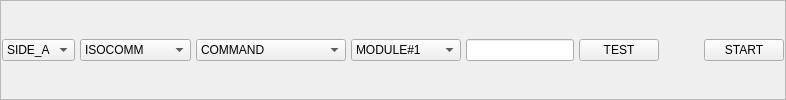
    <widget class="QFrame" name="frmTop">
     <property name="frameShape">
      <enum>QFrame::StyledPanel</enum>
     </property>
     <property name="frameShadow">
      <enum>QFrame::Raised</enum>
     </property>
     <layout class="QHBoxLayout" name="horizontalLayout_28">
      <property name="spacing">
       <number>5</number>
      </property>
      <property name="leftMargin">
       <number>1</number>
      </property>
      <property name="topMargin">
       <number>1</number>
      </property>
      <property name="rightMargin">
       <number>1</number>
      </property>
      <property name="bottomMargin">
       <number>1</number>
      </property>
      <item>
       <widget class="QComboBox" name="cboSide">
        <item>
         <property name="text">
          <string>SIDE_A</string>
         </property>
        </item>
        <item>
         <property name="text">
          <string>SIDE_B</string>
         </property>
        </item>
       </widget>
      </item>
      <item>
       <widget class="QComboBox" name="cboAddress">
        <property name="minimumSize">
         <size>
          <width>100</width>
          <height>0</height>
         </size>
        </property>
        <item>
         <property name="text">
          <string>ISOCOMM</string>
         </property>
        </item>
        <item>
         <property name="text">
          <string>MODULE</string>
         </property>
        </item>
        <item>
         <property name="text">
          <string>TEXT(DEBUG)</string>
         </property>
        </item>
       </widget>
      </item>
      <item>
       <widget class="QComboBox" name="cboCommand">
        <property name="minimumSize">
         <size>
          <width>150</width>
          <height>0</height>
         </size>
        </property>
        <item>
         <property name="text">
          <string>COMMAND</string>
         </property>
        </item>
       </widget>
      </item>
      <item>
       <widget class="QComboBox" name="cboModule">
        <property name="minimumSize">
         <size>
          <width>110</width>
          <height>0</height>
         </size>
        </property>
        <item>
         <property name="text">
          <string>MODULE#1</string>
         </property>
        </item>
        <item>
         <property name="text">
          <string>MODULE#2</string>
         </property>
        </item>
        <item>
         <property name="text">
          <string>MODULE#3</string>
         </property>
        </item>
        <item>
         <property name="text">
          <string>MODULE#4</string>
         </property>
        </item>
        <item>
         <property name="text">
          <string>MODULE#5</string>
         </property>
        </item>
        <item>
         <property name="text">
          <string>MODULE#6</string>
         </property>
        </item>
        <item>
         <property name="text">
          <string>MODULE#7</string>
         </property>
        </item>
        <item>
         <property name="text">
          <string>MODULE#8</string>
         </property>
        </item>
       </widget>
      </item>
      <item>
       <widget class="QLineEdit" name="leManualData"/>
      </item>
      <item>
       <widget class="QPushButton" name="btnManualTest">
        <property name="text">
         <string>TEST</string>
        </property>
        <property name="icon">
         <iconset resource="../sysmon.qrc">
          <normaloff>:/icon/ok.ico</normaloff>:/icon/ok.ico</iconset>
        </property>
       </widget>
      </item>
      <item>
       <spacer name="horizontalSpacer_3">
        <property name="orientation">
         <enum>Qt::Horizontal</enum>
        </property>
        <property name="sizeHint" stdset="0">
         <size>
          <width>40</width>
          <height>20</height>
         </size>
        </property>
       </spacer>
      </item>
      <item>
       <widget class="QPushButton" name="btnMonStart">
        <property name="text">
         <string>START</string>
        </property>
       </widget>
      </item>
     </layout>
    </widget>
